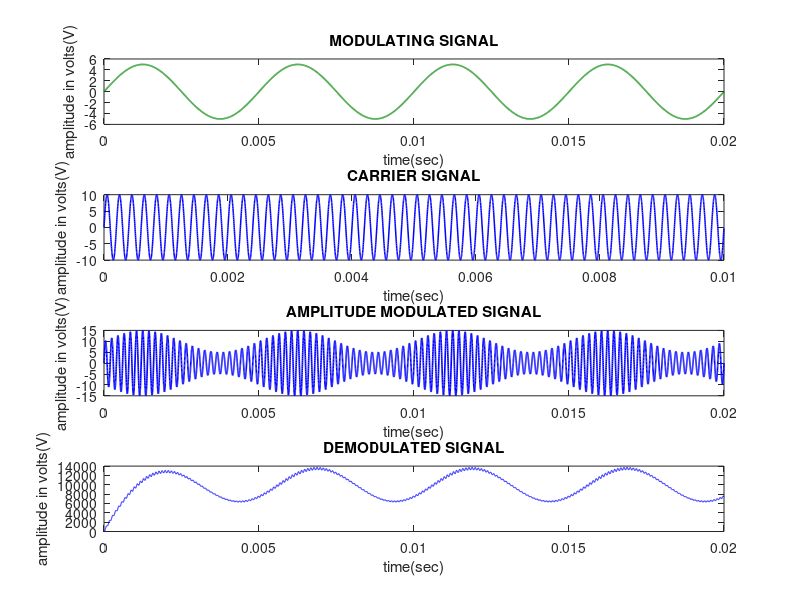

The MATLAB source for this figure:
clc;clear all;
close all;
t=linspace(0,0.02,10000);
fc=5000;
fm=200;
fs=40000;
Am=5;
Ac=10;
m=Am/Ac
wc=2*pi*fc*t;
wm=2*pi*fm*t;
ec=Ac*sin(wc);
em=Am*sin(wm);
y=Ac*(1+m*sin(wm)).*sin(wc);
z=y.*ec;
z1=conv(z,exp(-t/0.000795));
l=10000;
subplot(4,1,1),plot(t(1:l),em(1:l),'linewidth',1.2,'color',[0,0.5 0])
xlabel('time(sec)');
ylabel('amplitude in volts(V)');
title('MODULATING SIGNAL');
subplot(4,1,2),plot(t(1:l/2),ec(1:l/2),'color','b','linewidth',1.1)
xlabel('time(sec)');
ylabel('amplitude in volts(V)');
title('CARRIER SIGNAL');
subplot(4,1,3),plot(t(1:l),y(1:l),'color','b','linewidth',1.2)
xlabel('time(sec)');
ylabel('amplitude in volts(V)');
title('AMPLITUDE MODULATED SIGNAL');
subplot(4,1,4),plot(t(1:l),0.5*z1(1:l),'color','b')
xlabel('time(sec)');
ylabel('amplitude in volts(V)');
title('DEMODULATED SIGNAL');